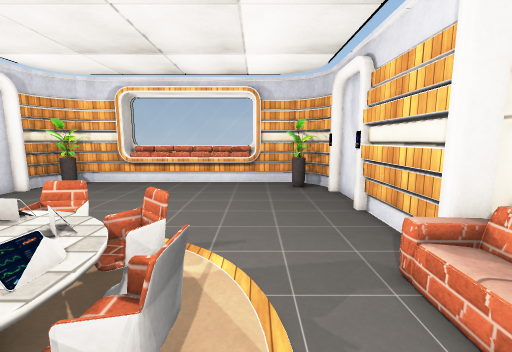
View 1 (above)

12 first-person views from a walk through a 3-D level made in the Unity game engine. The camera is 1.5 m above the floor, tilts 8° down and sees 90° across. The floor is counted in squares, 0.5 m on a side. Each view is taken from the middle of a square. On the plan, view 1 faces up. The plan holds only what a view shows up to about 19 squares ahead; the rest is blank. Some surface patterns are stand-ins.

View 2
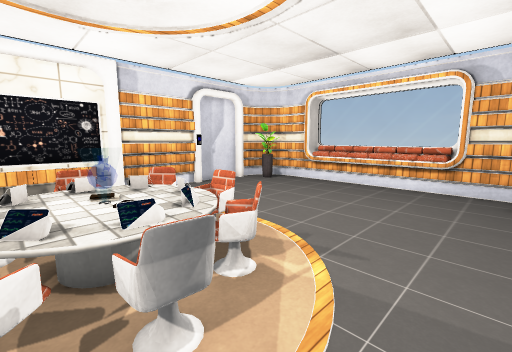

View 3
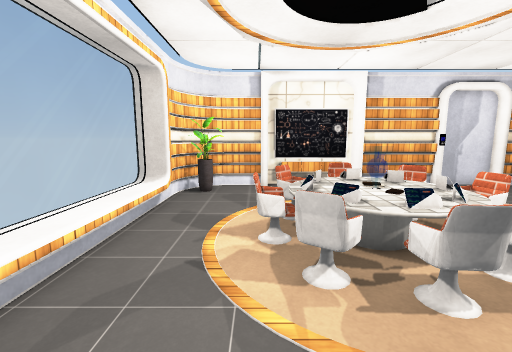

View 4
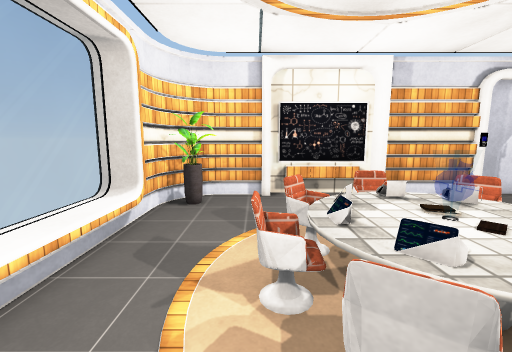

View 5
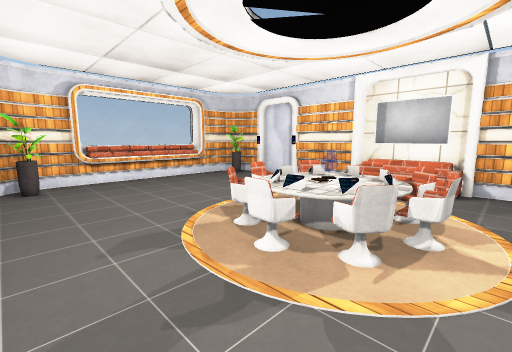

View 6
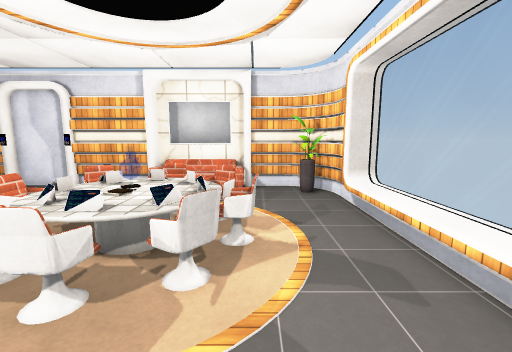

View 7
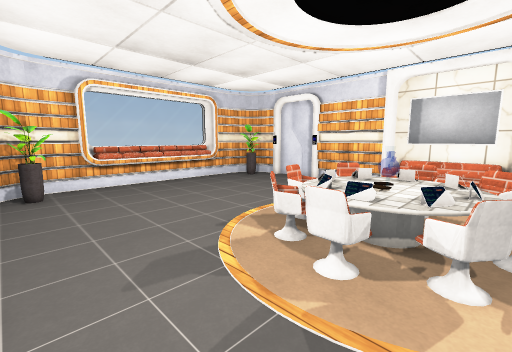

View 8
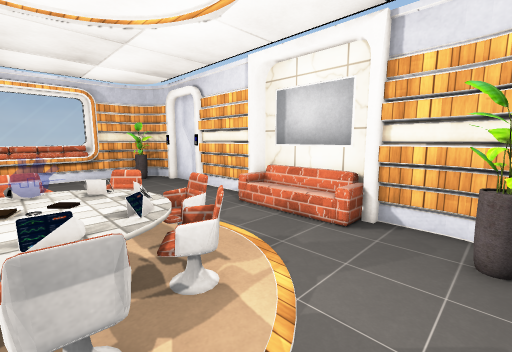

View 9
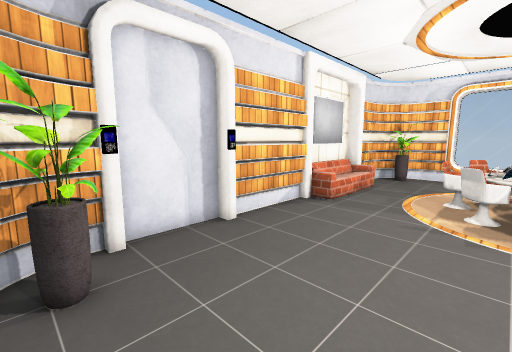

View 10
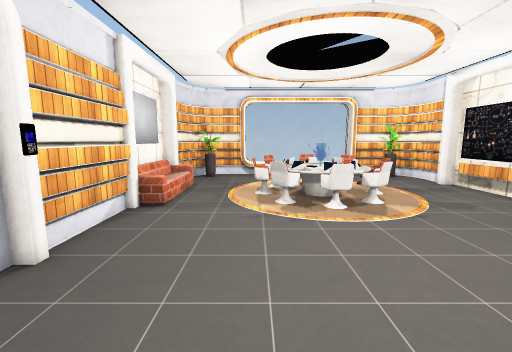

View 11
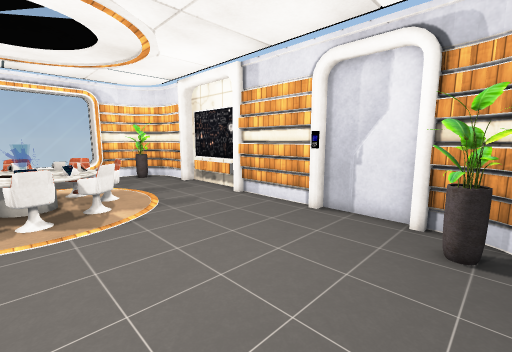

View 12
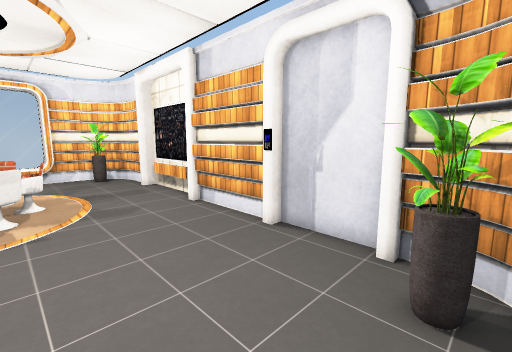

### Floor plan
Key: @ floor where view 1 was taken; # wall or solid block; x gap in a wall; . floor; / step, stairs or slope; = window, fence, low wall or low ledge; ^ raised ledge; O other object.
Columns run from 14 left of view 1 to 5 right of it. Each row starts with its distance up from view 1.
 19      ##########
 18  ##################
 17  ##..............###
 16 ##O.............OO##
 15 # ................O#
 14 #..................#
 13 #..................#
 12 #..................#
 11 #.................O#
 10 #.................##
  9 #.................##
  8 #.................#
  7 #.................#
  6 #........OO.......#
  5 #......OO#^OO....=#
  4 #......x^^^#=.....#
  3 =.....O^^^^^=O....#
  2 =.....O######O....#
  1 #......=####O....##
  0 #......OO==OO.@..=#
 -1 #........OO.......#
 -2 #........... .....#
 -3 # ...............##
 -4  ##.............O##
 -5   ####////////####
 -6     ##========##
 -7      #        #

Positions as (right, up) in squares from view 1, and headings:
1: (0, 0), facing up
2: (2, 1), facing up-left
3: (3, -1), facing left
4: (0, -1), facing left
5: (-13, -2), facing up-right
6: (-12, -1), facing right
7: (-13, 0), facing up-right
8: (-5, -4), facing up-right
9: (-3, 17), facing down-right
10: (-1, 17), facing down
11: (-4, 17), facing down-left
12: (-7, 17), facing down-left
